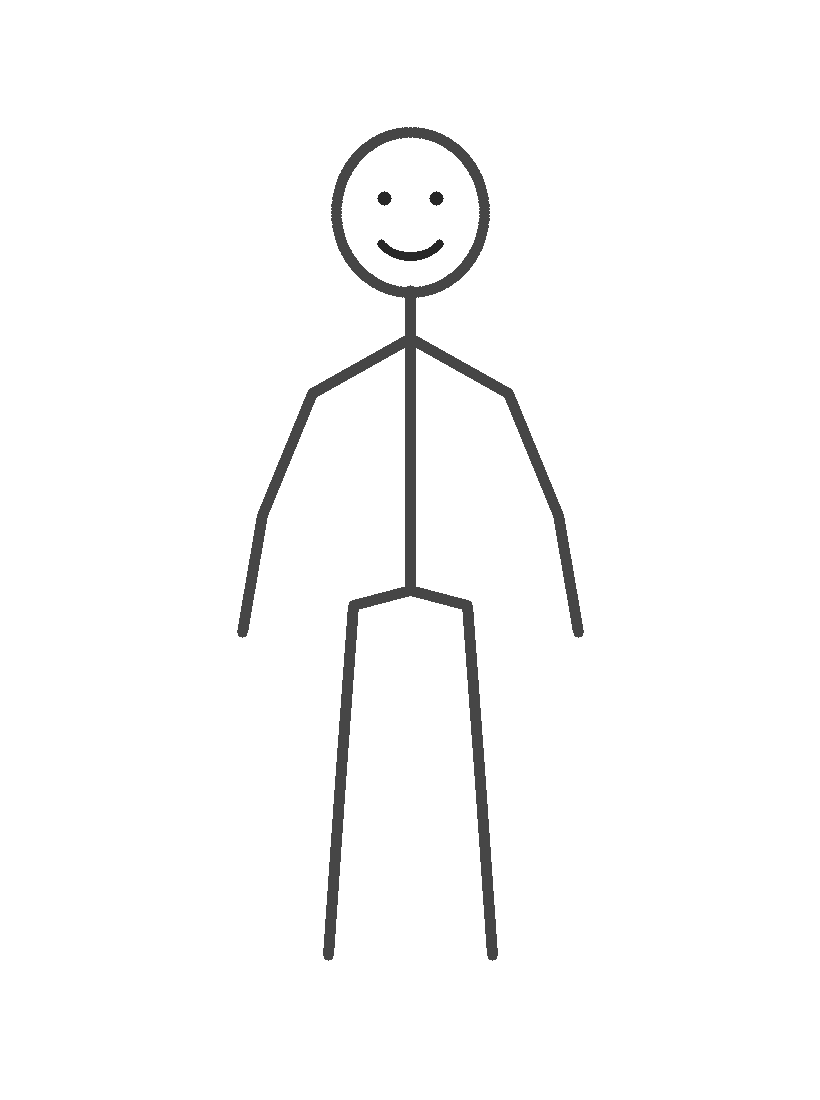
#> input picture tools/stub-server/sample-drawing.png, 820 x 1100 px, given in place of plate-town-shop.png, which was not available
$ python process_places2.py
#> lines starting #> are read from the running program, lines starting #| are printed output that depends on the picture; after the words box and inside, x2 and y2 are one past the last pixel; in counts of white or black regions, pixels touching at a corner belong together
### tools/art/process.py
"""생성한 그림 → 프론트 public 에 넣을 모양으로 (2026-11-03).

- 물건 · 소품 · 카드 · 삽화: 흰 바탕 오리기(가장자리 + 둘러싸인 큰 구멍) → WebP
- 배경판: WebP 1536×1024
- 장소마다 좌표 표 public/scenes/{place}/layout.json (x 가운데, foot 발끝 또는 top 윗변, h 화면 높이 대비 — 0~1)
- 장소 카드: 배경판 + 물건을 좌표 표대로 쌓아 정사각으로
"""

import json
import shutil
import sys
from pathlib import Path

from PIL import Image

HERE = Path(__file__).parent
ALL = HERE / "all"
B = HERE / "b-crayon"
FRONT = Path(__file__).resolve().parents[2] / "public"
WORK = HERE / "cut"
sys.path.insert(0, str(HERE))
from compose import cut  # noqa: E402  (가장자리 + 큰 구멍 오리기)

HERO = {"x": 0.52, "foot": 0.93, "h": 0.52}
PROPS = {   # 기본 소품 자리 (장소 공통). cover 는 주인공 앞(layer front)
    "friend": {"src": "../props/friend.webp", "x": 0.75, "foot": 0.93, "h": 0.46},
    "adult": {"src": "../props/adult.webp", "x": 0.27, "foot": 0.93, "h": 0.58},
    "box": {"src": "../props/box.webp", "x": 0.52, "foot": 0.96, "h": 0.36, "layer": "front"},
    "bush": {"src": "../props/bush.webp", "x": 0.52, "foot": 0.96, "h": 0.38, "layer": "front"},
    "sign": {"src": "../props/sign.webp", "x": 0.87, "foot": 0.92, "h": 0.40},
    "sun": {"src": "../props/sun.webp", "x": 0.85, "top": 0.04, "h": 0.24},
}
# 장소별 뒤 물건. src 는 그 장소 폴더 기준 상대 경로
PLACES = {
    "playground": [("swing", 0.17, "foot", 0.66, 0.38), ("slide", 0.80, "foot", 0.67, 0.42), ("tree", 0.40, "foot", 0.62, 0.44)],
    "home": [("house", 0.24, "foot", 0.64, 0.48), ("fence", 0.68, "foot", 0.66, 0.14), ("../playground/tree", 0.90, "foot", 0.63, 0.42)],
    "school": [("building", 0.70, "foot", 0.64, 0.50), ("bars", 0.18, "foot", 0.67, 0.26), ("../playground/tree", 0.40, "foot", 0.62, 0.38)],
    "town": [("houses", 0.24, "foot", 0.63, 0.40), ("lamp", 0.78, "foot", 0.67, 0.46), ("../playground/tree", 0.95, "foot", 0.62, 0.36)],
    "forest": [("pine", 0.13, "foot", 0.66, 0.62), ("pine", 0.86, "foot", 0.64, 0.55), ("mushroom", 0.64, "foot", 0.71, 0.10), ("../props/bush", 0.33, "foot", 0.66, 0.18)],
    "sea": [("parasol", 0.22, "foot", 0.71, 0.40), ("castle", 0.76, "foot", 0.73, 0.18), ("rock", 0.92, "foot", 0.69, 0.12)],
    "space": [("planet", 0.80, "top", 0.08, 0.22), ("rocket", 0.20, "foot", 0.67, 0.42), ("rock", 0.66, "foot", 0.69, 0.12)],
    "cave": [("stalactite", 0.30, "top", 0.0, 0.26), ("rocks", 0.83, "foot", 0.69, 0.16), ("crystal", 0.14, "foot", 0.71, 0.16)],
}
SRC_OBJ = {   # 장소 폴더 안 이름 → 생성 파일
    ("playground", "swing"): B / "swing.png", ("playground", "slide"): B / "slide.png", ("playground", "tree"): B / "tree.png",
    ("home", "house"): ALL / "home-house.png", ("home", "fence"): ALL / "home-fence.png",
    ("school", "building"): ALL / "school-building.png", ("school", "bars"): ALL / "school-bars.png",
    ("town", "houses"): ALL / "town-houses.png", ("town", "lamp"): ALL / "town-lamp.png",
    ("forest", "pine"): ALL / "forest-pine.png", ("forest", "mushroom"): ALL / "forest-mushroom.png",
    ("sea", "parasol"): ALL / "sea-parasol.png", ("sea", "castle"): ALL / "sea-castle.png", ("sea", "rock"): ALL / "sea-rock.png",
    ("space", "planet"): ALL / "space-planet.png", ("space", "rocket"): ALL / "space-rocket.png", ("space", "rock"): ALL / "space-rock.png",
    ("cave", "stalactite"): ALL / "cave-stalactite.png", ("cave", "rocks"): ALL / "cave-rocks.png", ("cave", "crystal"): ALL / "cave-crystal.png",
}
PROP_SRC = {"friend": "prop-friend", "adult": "prop-adult", "box": "prop-box", "bush": "prop-bush", "sign": "prop-sign", "sun": "prop-sun"}
PLATE_SRC = {"playground": B / "plate.png", **{p: ALL / f"plate-{p}.png" for p in PLACES if p != "playground"}}
# 카드 id (choices.ts) → 생성 파일
CARD_IDS = {
    "problem": ["fall", "crying", "lost", "dark"],
    "action": ["fall_run", "call_adult", "walk_again", "fall_rest", "help_friend", "wave_smile", "run_adult", "wait_beside",
               "stay_wait", "ask_adult", "look_walk", "run_sign", "hide", "run_light", "tiptoe", "still_wait"],
    "result": ["okay", "smile", "got_there", "new_friend", "tears_stop", "thanked", "best_friend", "party_friend",
               "found_way", "adult_took", "relief", "party_lost", "sun", "brave", "sleep", "back_safe"],
}


def webp(src: Path, dst: Path, max_side: int, q: int = 82) -> Image.Image:
#> called with max_side = 1536, q = 80
    im = Image.open(src)
#> im is the input picture: PIL image 820x1100 L; min 40, max 255, mean 249.6
    im.thumbnail((max_side, max_side), Image.LANCZOS)
    dst.parent.mkdir(parents=True, exist_ok=True)
    im.save(dst, "WEBP", quality=q, method=6)
    return im


def cut_to(src: Path, dst: Path, max_side: int) -> Image.Image:
    WORK.mkdir(exist_ok=True)
    tmp = WORK / (src.stem + ".cut.png")
    if not tmp.exists():
        cut(src, tmp)
    return webp(tmp, dst, max_side)


# [75 lines left out: functions put, card, main, not called in this run]


# [2 lines that do not run on import are left out]

### tools/art/cutout.py
"""흰 바탕 그림 → 투명 PNG. 가장자리에 닿은 흰 영역만 지운다 (눈 · 구름처럼 안쪽 흰 곳은 남는다).

앱의 종이 그림 스티커(paperToSticker)와 같은 원리. 바깥 흰 곳을 지운 뒤 테두리를 1px 부드럽게 하고,
그린 곳만 남게 잘라 낸다(여백 2%).
"""

import sys
from collections import deque
from pathlib import Path

import numpy as np
from PIL import Image, ImageFilter

WHITE = 232  # 이보다 밝으면(세 채널 모두) 바탕으로 본다


def cut(src: Path, dst: Path) -> tuple[int, int, float]:
    im = Image.open(src).convert("RGB")
#> im: PIL image 820x1100 RGB
    a = np.asarray(im)
    h, w, _ = a.shape
#> h = 1100; w = 820
    light = (a >= WHITE).all(axis=2)
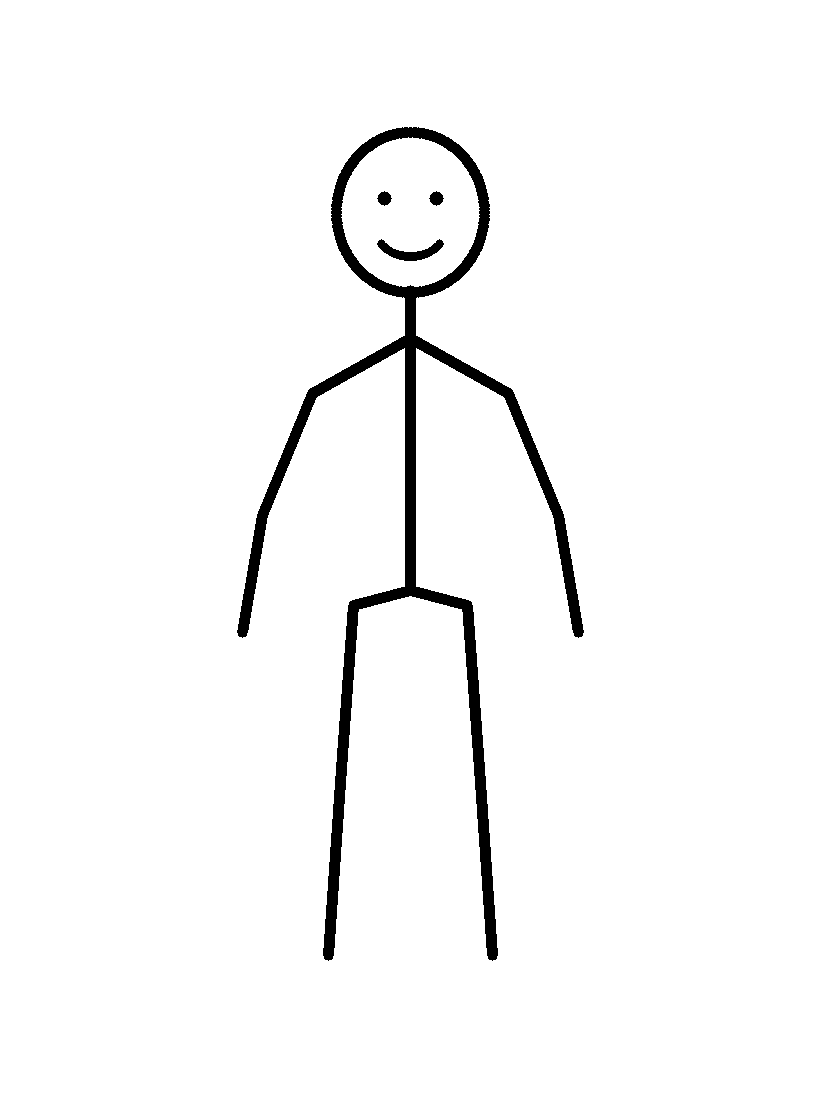
#> light: shape (1100, 820) bool; 97.1% white; 4 black regions, box (x1, y1, x2, y2) and area: (237, 127, 584, 961) 25078, (377, 239, 444, 261) 615, (377, 191, 392, 206) 149, (429, 191, 444, 206) 149
    bg = np.zeros((h, w), bool)
    q = deque()
    for x in range(w):
        for y in (0, h - 1):
            if light[y, x] and not bg[y, x]:
                bg[y, x] = True; q.append((y, x))
#> bg: shape (1100, 820) bool; 0.18% white in thin lines or dots
    for y in range(h):
        for x in (0, w - 1):
            if light[y, x] and not bg[y, x]:
                bg[y, x] = True; q.append((y, x))
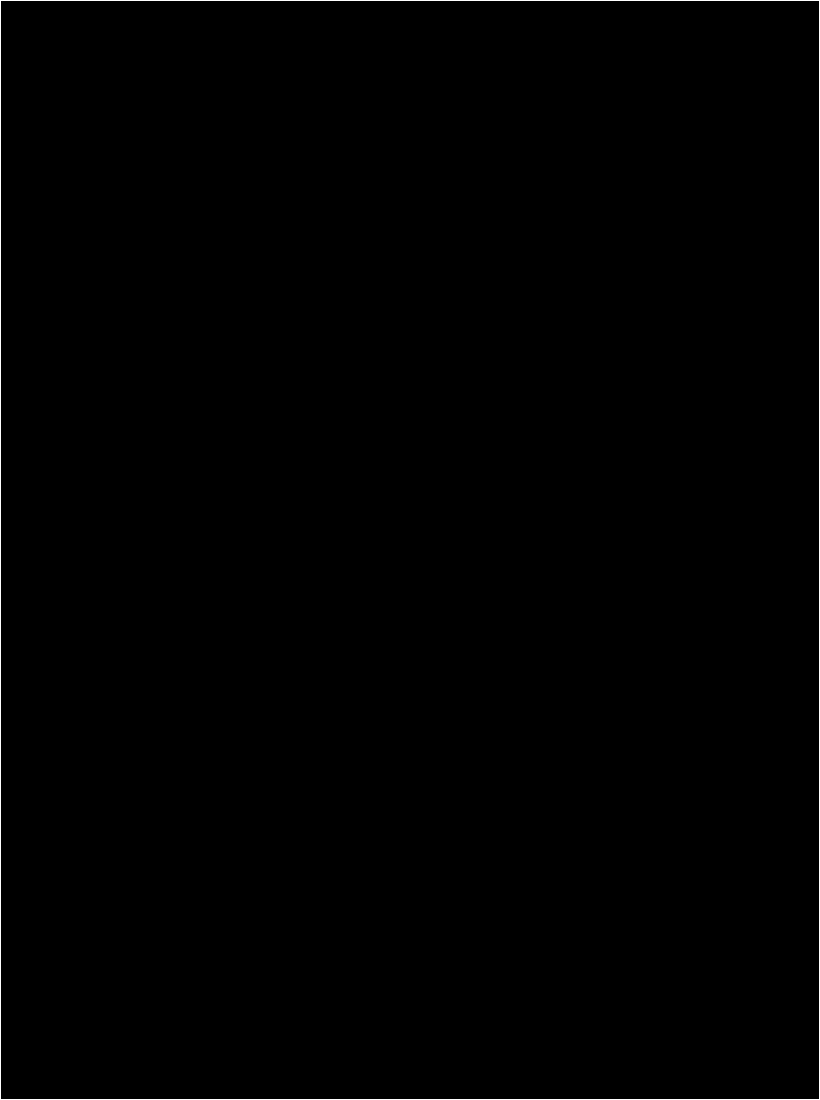
#> bg: shape (1100, 820) bool; 0.43% white in thin lines or dots
    while q:
        y, x = q.popleft()
        for dy, dx in ((1, 0), (-1, 0), (0, 1), (0, -1)):
            ny, nx = y + dy, x + dx
            if 0 <= ny < h and 0 <= nx < w and light[ny, nx] and not bg[ny, nx]:
                bg[ny, nx] = True; q.append((ny, nx))
#> bg: shape (1100, 820) bool; 95.4% white; 1 black region, box (x1, y1, x2, y2) and area: (237, 127, 584, 961) 41209
    alpha = Image.fromarray(np.where(bg, 0, 255).astype(np.uint8)).filter(ImageFilter.GaussianBlur(0.8))
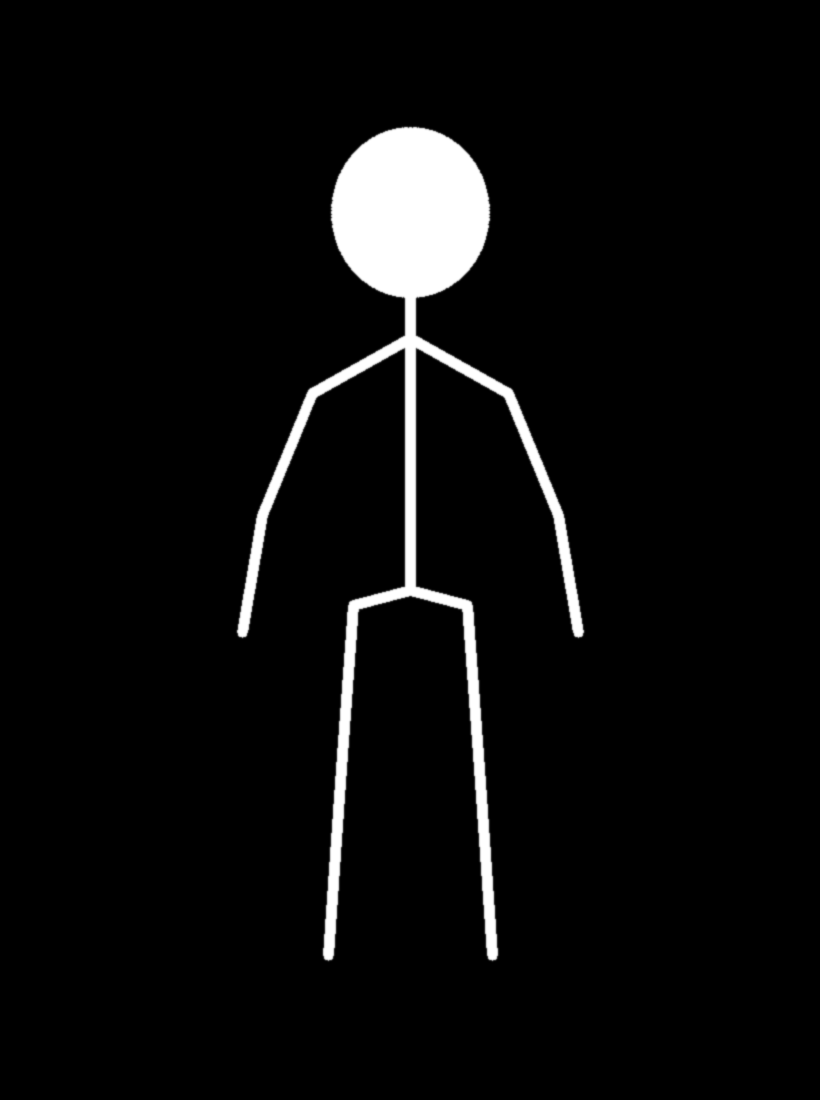
#> alpha: PIL image 820x1100 L; min 0, max 255, mean 11.6
    rgba = im.copy()
    rgba.putalpha(alpha)
    box = alpha.point(lambda v: 255 if v > 20 else 0).getbbox()
#> box = (236, 126, 585, 962)
    pad = round(max(w, h) * 0.02)
#> pad = 22
    box = (max(0, box[0] - pad), max(0, box[1] - pad), min(w, box[2] + pad), min(h, box[3] + pad))
#> box = (214, 104, 607, 984)
    rgba = rgba.crop(box)
#> rgba: PIL image 393x880 RGBA
    rgba.save(dst)
    return rgba.size[0], rgba.size[1], round(float(bg.mean()), 3)


# [4 lines that do not run on import are left out]

### tools/art/compose.py
"""층 그림을 좌표 표대로 쌓는다 — 앱이 할 일을 미리 해 보는 것 (2026-11-03).

물건은 흰 바탕을 오려 투명 PNG 로(styles/cutout.py), 주인공은 AnimatedDrawings 예시 아이 그림(texture + mask).
좌표: x 가운데, foot 발끝 높이, h 화면 높이 대비 — 모두 0~1 (목록 페이지의 표와 같은 형식).
"""

import json
import sys
from pathlib import Path

from PIL import Image

HERE = Path(__file__).parent
from cutout import cut as cut_edge  # noqa: E402
from collections import deque  # noqa: E402

import numpy as np  # noqa: E402
from PIL import ImageFilter  # noqa: E402


def cut(src: Path, dst: Path, hole: int = 300) -> None:
    """가장자리 흰 곳 + 선으로 둘러싸인 큰 흰 구멍(그네 줄 사이 · 사다리 칸)도 지운다. 눈처럼 작은 흰 곳(hole 픽셀 미만)은 남긴다"""
    cut_edge(src, dst)
    im = Image.open(dst).convert("RGBA")
    a = np.asarray(im).copy()
    light = (a[..., :3] >= 232).all(axis=2) & (a[..., 3] > 0)
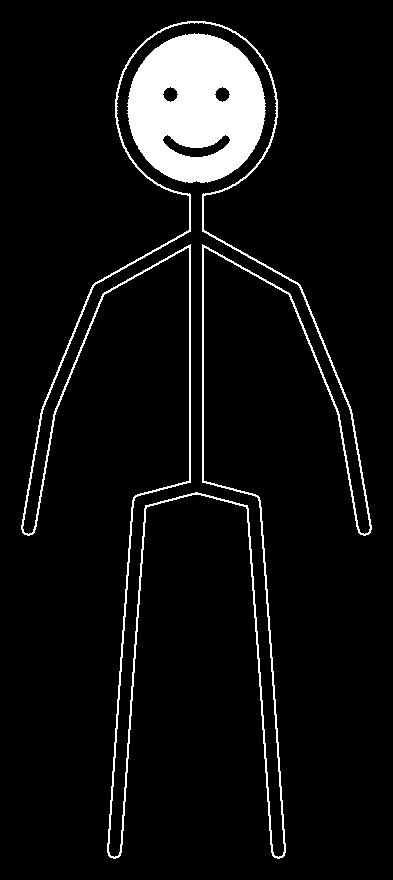
#> light: shape (880, 393) bool; 7% white; 2 white regions, box (x1, y1, x2, y2) and area: (127, 33, 266, 183) 15218, (21, 21, 372, 859) 8907
    seen = np.zeros(light.shape, bool)
    h, w = light.shape
#> h = 880; w = 393
    for y0, x0 in zip(*np.nonzero(light)):
        if seen[y0, x0]:
            continue
        comp = [(y0, x0)]; seen[y0, x0] = True; q = deque(comp)
        while q:
            y, x = q.popleft()
            for ny, nx in ((y + 1, x), (y - 1, x), (y, x + 1), (y, x - 1)):
                if 0 <= ny < h and 0 <= nx < w and light[ny, nx] and not seen[ny, nx]:
                    seen[ny, nx] = True; q.append((ny, nx)); comp.append((ny, nx))
        if len(comp) >= hole:
            ys, xs = zip(*comp); a[ys, xs, 3] = 0
#> this loop made 24125 passes
#> (y0, x0) on passes 1 to 12: (21, 187), (21, 188), (21, 189), (21, 190), (21, 191), (21, 192), (21, 193), (21, 194), (21, 195), (21, 196), (21, 197), (21, 198)
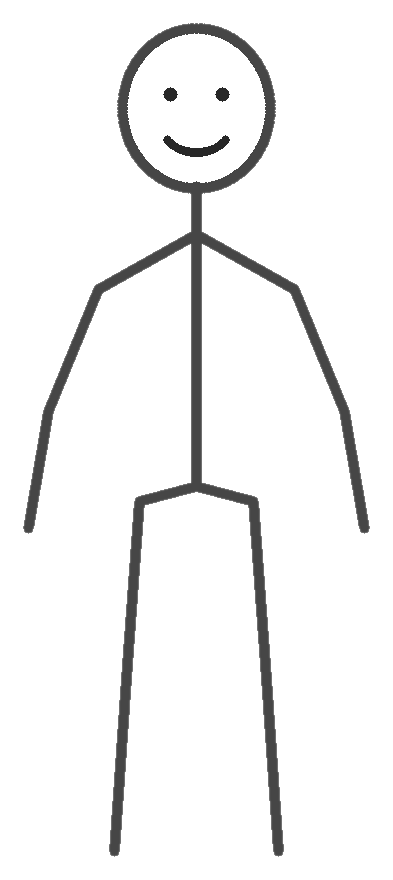
#> a: shape (880, 393, 4); mean R, G, B, A 241, 241, 241, 18.3; transparent parts drawn white
    alpha = Image.fromarray(a[..., 3]).filter(ImageFilter.GaussianBlur(0.6))
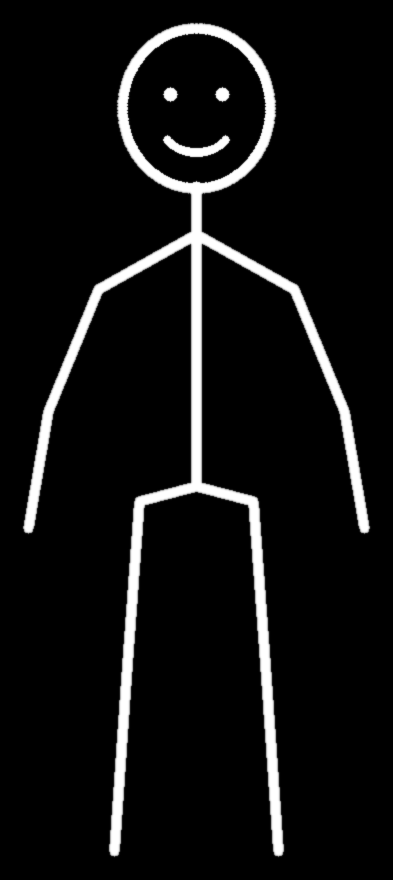
#> alpha: PIL image 393x880 L; min 0, max 255, mean 18.3
    out = Image.fromarray(a); out.putalpha(alpha); out.save(dst)

AD = Path(__file__).resolve().parents[3] / "AnimatedDrawings" / "examples" / "characters"

LAYOUT = {
    "place": "playground", "size": [1536, 1024], "ground": 0.56,
    "hero": {"x": 0.52, "foot": 0.93, "h": 0.52},
    "objects": [
        {"id": "swing", "x": 0.17, "foot": 0.66, "h": 0.38, "layer": "back"},
        {"id": "slide", "x": 0.80, "foot": 0.67, "h": 0.42, "layer": "back"},
        {"id": "tree", "x": 0.40, "foot": 0.62, "h": 0.44, "layer": "back"},
    ],
}


# [40 lines left out: functions kid, place, main, not called in this run]


# [2 lines that do not run on import are left out]

### tools/art/process_places.py
"""세부 장소 그림 → public/scenes/{세부 장소}/ (2026-11-03, gen_places.py 다음).

배경판 WebP + 물건 오리기 + layout.json. 소품 자리는 장소 기본과 같다(process.py PROPS).
x 가운데, foot 발끝 또는 top 윗변, h 화면 높이 대비 — 모두 0~1. 벽에 걸린 것(창문)은 top.
"""

import json
import sys
from pathlib import Path

HERE = Path(__file__).parent
sys.path.insert(0, str(HERE))
import process as P  # noqa: E402

# 세부 장소 → [(물건, x, "foot"|"top", y, h)]. "../{장소}/{물건}" 은 다른 장소 그림을 같이 쓴다
SUBS = {
    "home-living": [("sofa", 0.22, "foot", 0.70, 0.30), ("window", 0.78, "top", 0.12, 0.32)],
    "home-kitchen": [("counter", 0.24, "foot", 0.66, 0.36), ("table", 0.80, "foot", 0.72, 0.28)],
    "home-bedroom": [("bed", 0.22, "foot", 0.70, 0.30), ("toybox", 0.85, "foot", 0.72, 0.20)],
    "playground-path": [("../playground/tree", 0.10, "foot", 0.62, 0.42), ("bench", 0.28, "foot", 0.68, 0.20),
                        ("flowerbed", 0.84, "foot", 0.70, 0.14)],
    "school-classroom": [("board", 0.26, "foot", 0.64, 0.40), ("desks", 0.82, "foot", 0.72, 0.24)],
    "school-cafeteria": [("counter", 0.22, "foot", 0.64, 0.30), ("table", 0.80, "foot", 0.74, 0.24)],
    "school-hallway": [("lockers", 0.20, "foot", 0.66, 0.40), ("window", 0.76, "top", 0.12, 0.30)],
    "school-music": [("piano", 0.20, "foot", 0.68, 0.34), ("drums", 0.84, "foot", 0.72, 0.26)],
    "school-library": [("shelf", 0.22, "foot", 0.66, 0.30), ("beanbag", 0.82, "foot", 0.74, 0.20)],
    "town-market": [("stall", 0.22, "foot", 0.66, 0.42), ("cart", 0.84, "foot", 0.70, 0.20)],
    "town-park": [("../playground/tree", 0.92, "foot", 0.62, 0.40), ("fountain", 0.22, "foot", 0.67, 0.26),
                  ("bench", 0.76, "foot", 0.70, 0.18)],
    "town-busstop": [("shelter", 0.20, "foot", 0.66, 0.38), ("bus", 0.84, "foot", 0.64, 0.26)],
    "forest-stream": [("../forest/pine", 0.10, "foot", 0.62, 0.55), ("rocks", 0.32, "foot", 0.74, 0.08),
                      ("reeds", 0.86, "foot", 0.70, 0.22)],
    "forest-trail": [("../forest/pine", 0.88, "foot", 0.62, 0.58), ("log", 0.24, "foot", 0.72, 0.12),
                     ("sign", 0.72, "foot", 0.70, 0.22)],
    "forest-flowers": [("flowers", 0.20, "foot", 0.72, 0.14), ("butterflybush", 0.84, "foot", 0.70, 0.26)],
    "sea-underwater": [("coral", 0.20, "foot", 0.72, 0.26), ("fish", 0.80, "top", 0.16, 0.20)],
    "sea-pier": [("boat", 0.22, "foot", 0.60, 0.14), ("lighthouse", 0.86, "foot", 0.60, 0.38)],
    "space-ship": [("panel", 0.24, "foot", 0.66, 0.34), ("seat", 0.82, "foot", 0.72, 0.22)],
    "space-planet": [("plants", 0.20, "foot", 0.70, 0.20), ("rover", 0.84, "foot", 0.70, 0.18)],
    "cave-entrance": [("rocks", 0.20, "foot", 0.72, 0.14), ("lantern", 0.84, "foot", 0.72, 0.14)],
    "cave-lake": [("crystal", 0.16, "foot", 0.72, 0.16), ("boat", 0.80, "foot", 0.62, 0.10)],
}


def main() -> None:
    scenes = P.FRONT / "scenes"
    for sid, objs in SUBS.items():
        d = scenes / sid
        d.mkdir(parents=True, exist_ok=True)
        P.webp(P.ALL / f"plate-{sid}.png", d / "plate.webp", 1536, 80)
        for oid, *_ in objs:
            if not oid.startswith("../"):
                P.cut_to(P.ALL / f"{sid}-{oid}.png", d / f"{oid}.webp", 700)
        layout = {"place": sid, "size": [1536, 1024], "plate": "plate.webp", "ground": 0.56, "hero": P.HERO,
                  "objects": [{"src": f"{oid}.webp", "x": x, a: y, "h": h, "layer": "back"} for oid, x, a, y, h in objs],
                  "props": P.PROPS}
        (d / "layout.json").write_text(json.dumps(layout, ensure_ascii=False, indent=1), encoding="utf-8")
        print("ok", sid)


# [2 lines that do not run on import are left out]

### tools/art/process_places2.py
"""세부 장소 2차 가공 (2026-11-11, gen_places2.py 다음): 가게 안 → public/scenes/town-shop/ (배경판 · 물건 오리기 · layout.json).

    python process_places2.py
"""

import process_places as base

base.SUBS = {
    # 계산대는 왼쪽, 빵 선반은 오른쪽 (주인공은 가운데 · 오른쪽 2/3 자리에 서므로 선반이 사람 뒤에 오도록 조금 낮게)
    "town-shop": [("counter", 0.22, "foot", 0.68, 0.32), ("shelf", 0.80, "foot", 0.64, 0.34)],
}

if __name__ == "__main__":
#> (the run stopped early here; a loop or call above may not have finished)
